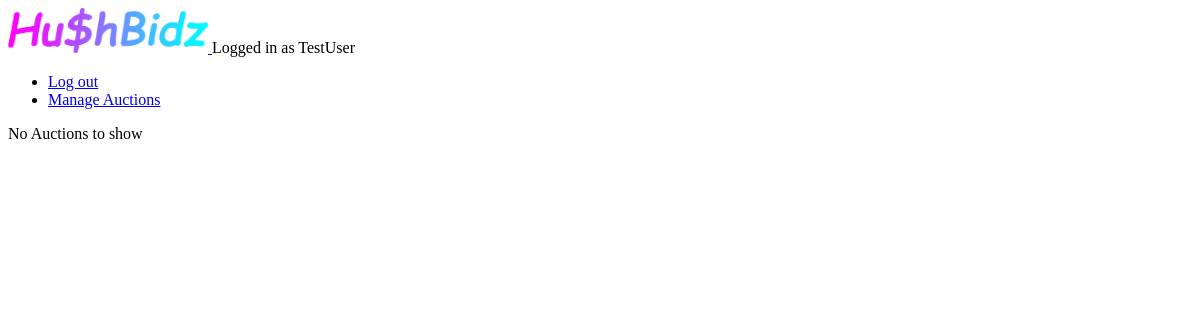
The app's page /auction_app/liveAuction (signed in), older data.
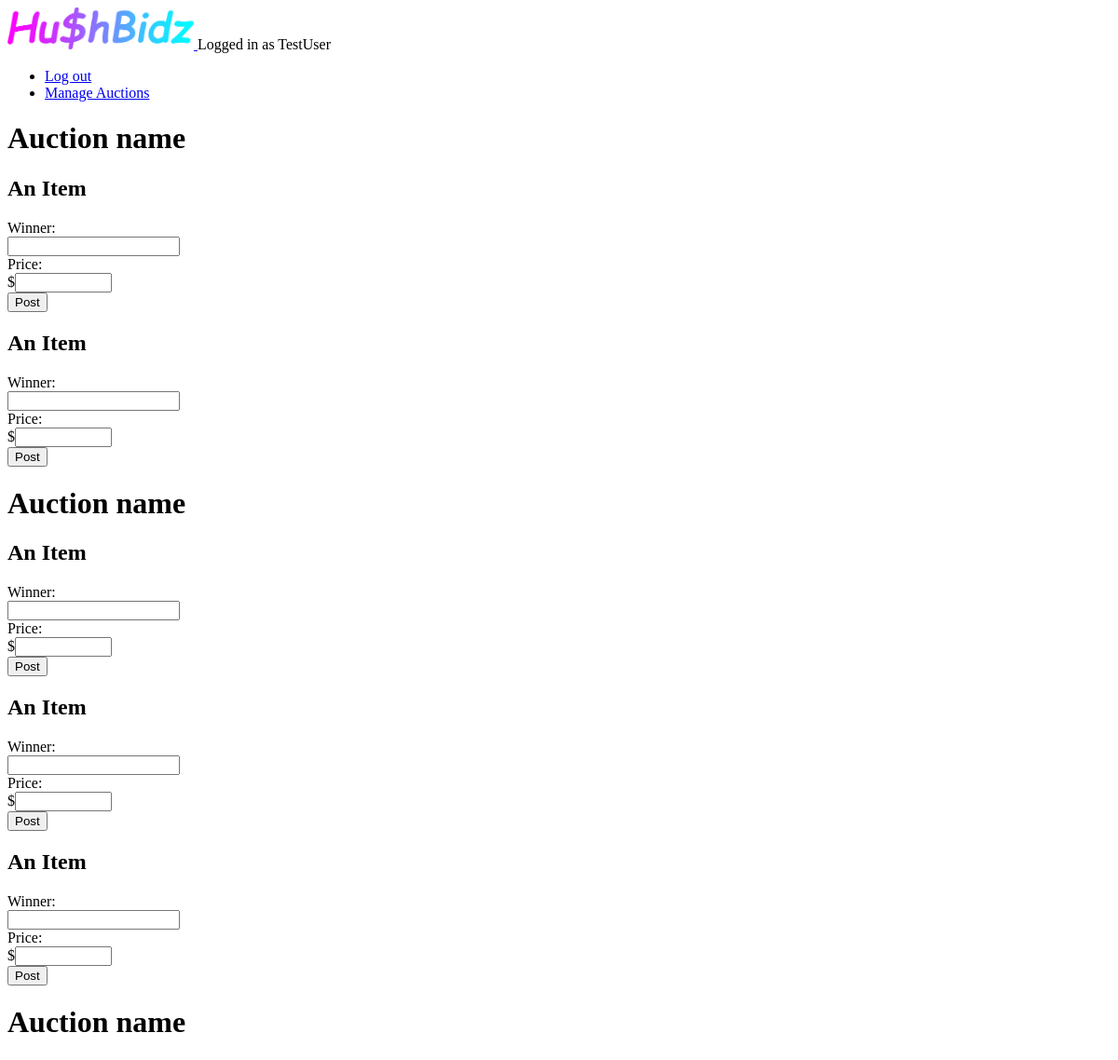
The same page, newer data.
### auction_app/models.py (models this page shows, shortened)
class Auction(models.Model):
    name = models.CharField('name', max_length=256, default = 'Auction name')
    description = models.TextField('description', default = 'description', max_length=256)
    admin=models.CharField(max_length=256)
    start_time=models.DateTimeField('start_time', default = timezone.now)
    end_time=models.DateTimeField('end_time', default = one_hour_hence)
    numUsers = 0
    def __str__(self):
        return "({self.id}) {self.name} {self.description}"

class Items(models.Model):
    auction = models.ForeignKey(Auction, on_delete=models.CASCADE, related_name='items')
    name = models.CharField('name', max_length=256, default='An Item')
    price = models.DecimalField('price', max_digits=6, decimal_places=2, default='0.00')
    description = models.TextField('description', max_length=256, default='item description')
    image = models.ImageField('image', upload_to='item_image', null=True, blank=True)
    highest_bidder = models.CharField('bidder', max_length=256, default='no bids')

### auction_app/views.py (the view)
@login_required()
def liveAuction(request):
    if request.method == "POST":
        form = LivePostForm(request.POST or None, instance=instance)
        if form.is_valid():
            item = form.save(commit=False)
            item.save()
            return redirect('liveAuction')
    else:
        form = PostForm()
    auctions = Auction.objects.all()
    return render(request, 'auction_app/liveAuction.html', {'auctions' : auctions}) #'form' : form,

### auction_app/templates/auction_app/liveAuction.html (shortened to what this page needs)
{% extends "auction_app/base.html" %}
{% block content %}
	{% if auctions %}
	  {% for a in auctions %}
		<h1>{{a.name}}</h1>
		<div>
		{% if a.items %}
		  {% for i in a.items.all %}
			<h2>{{i.name}}</h2>
       			 <form method="POST">
          		  Winner:</br>
          		  <input type="text" name="highest_bidder" /><br />
          		  Price:</br>
          		  $<input type="number" name="price" min="0.00" max="10000.00" step="0.01" /><br />
	  		  <button type="submit">Post</button>
         		 </form>
		  {% endfor %}
		{% else %}
      		  <p> No Items to show</p>
     		{% endif %}
	 </div>
	{% endfor %}
	{% else %}
      	<p> No Auctions to show</p>
     	{% endif %}
 {% endblock %}

### auction_app/templates/auction_app/base.html (shortened to what this page needs)
{% load static %}
<html>
  <head>
  </head>
  <body>
    <div class="page-header">
      <a href="/auction_app/">
        <img src="{% static 'auction_app/HushBidzLogo.png'%}" width="200px" alt="sshhhhhhhh"/>
      </a>
      {% if user.is_authenticated %}
        Logged in as {{ user.username }}
      {% endif %}
    </div>
    <div class="navigation">
      <ul>
        {% if user.is_authenticated %}
          <li><a href="/auction_app/accounts/logout">Log out</a></li>
          <li><a href="{% url 'manage_auction' %}">Manage Auctions</a></li>
        {% else %}
          <li><a href="/auction_app/accounts/login">Login</a></li>
          <li><a href="/auction_app/accounts/signup">Register</a></li>
        {% endif %}
      </ul>
    </div>
    <div class="content container">
      {% block content %}
      {% endblock %}
    </div>
  </body>
</html>

Row changes from the older to the newer data that the page shows:
added Auction: name "Auction name"
added Items: name "An Item", shown under "Auction name"
added Items: name "An Item", shown under "Auction name"
added Auction: name "Auction name"
added Items: name "An Item", shown under "Auction name"
added Items: name "An Item", shown under "Auction name"
added Items: name "An Item", shown under "Auction name"
added Auction: name "Auction name"
Text that changed along with them:
text no longer shown: "No Auctions to show"
